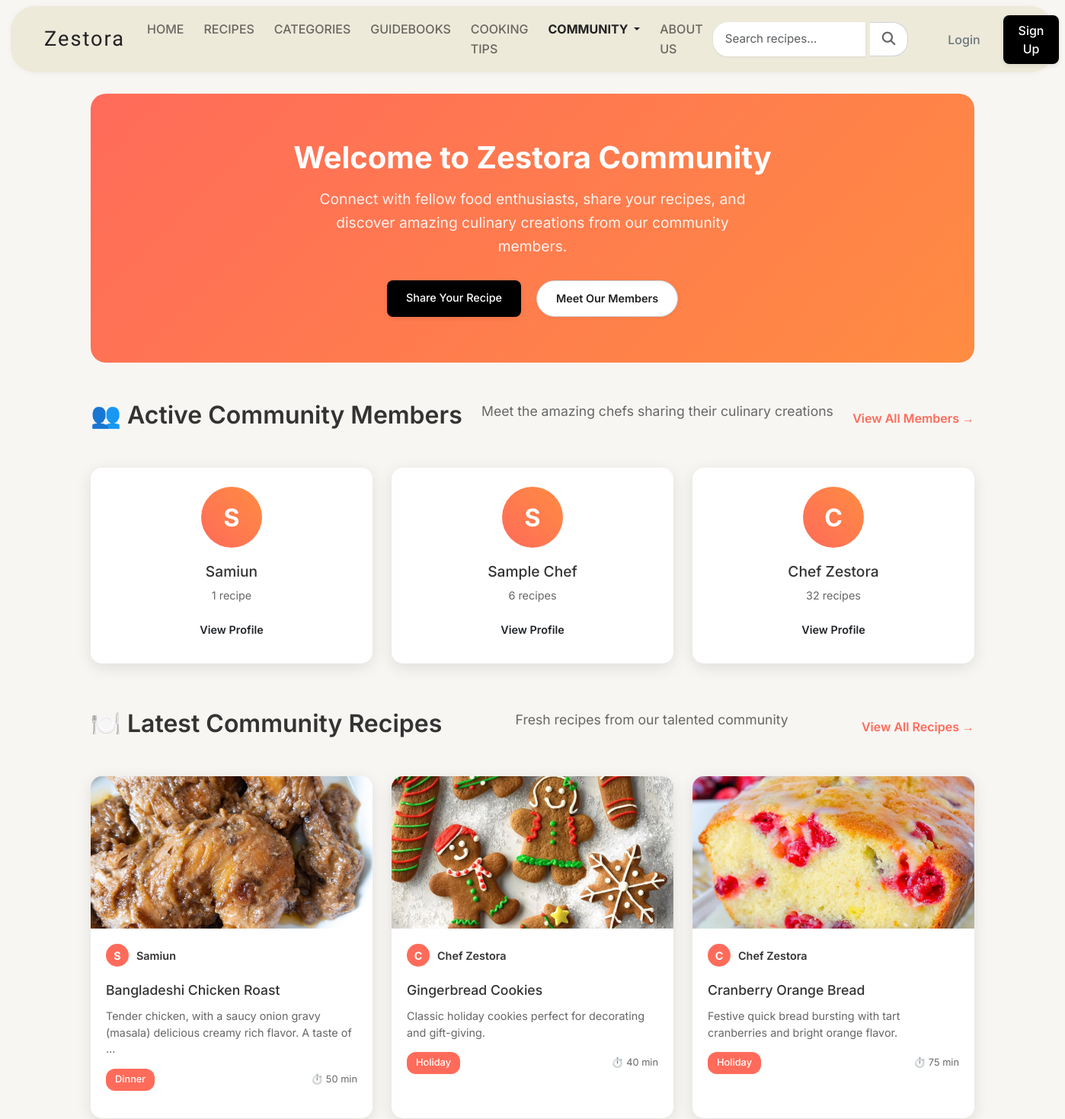
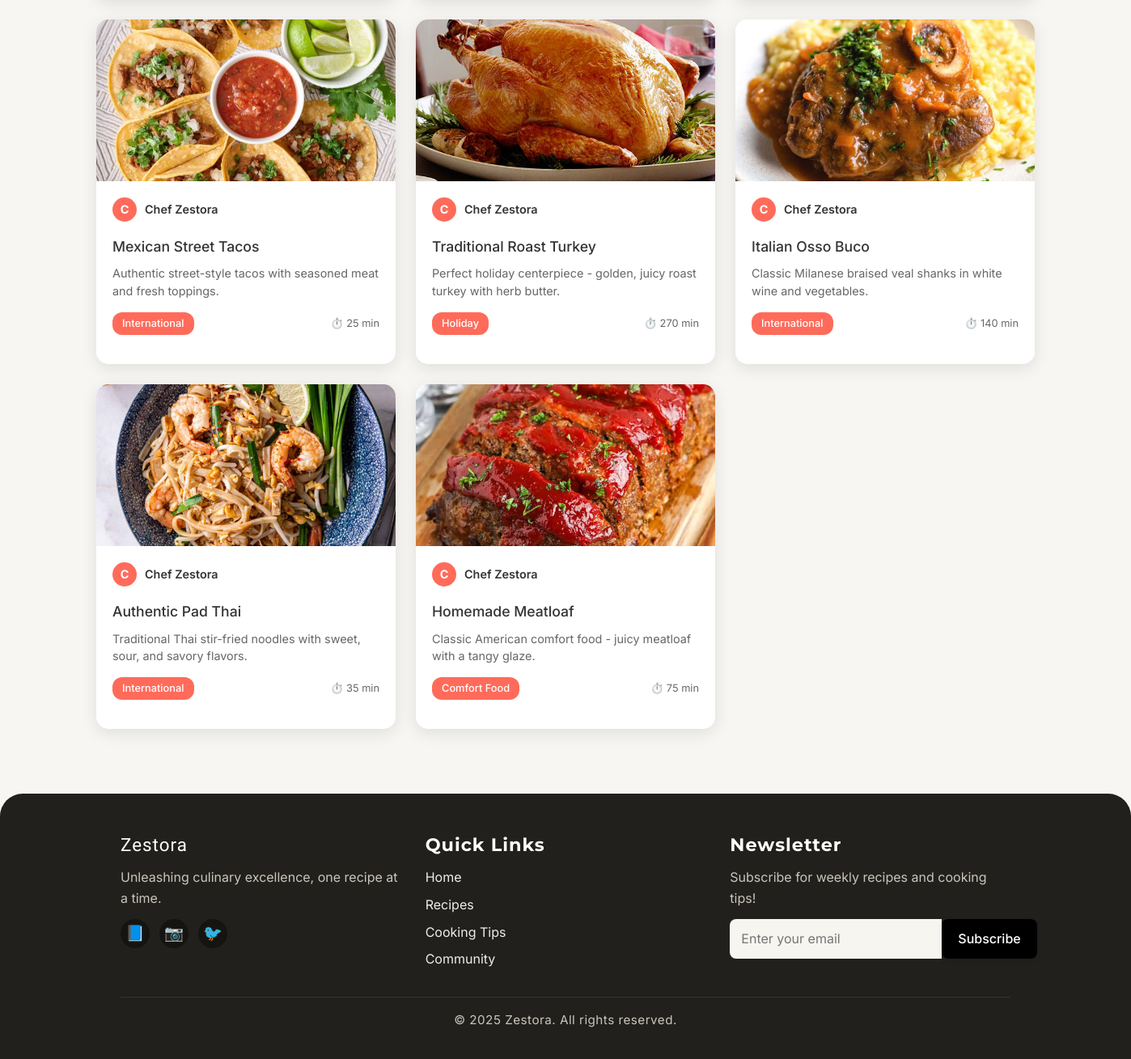
Page /community/ on the earlier database version (2 pictures, top to bottom).
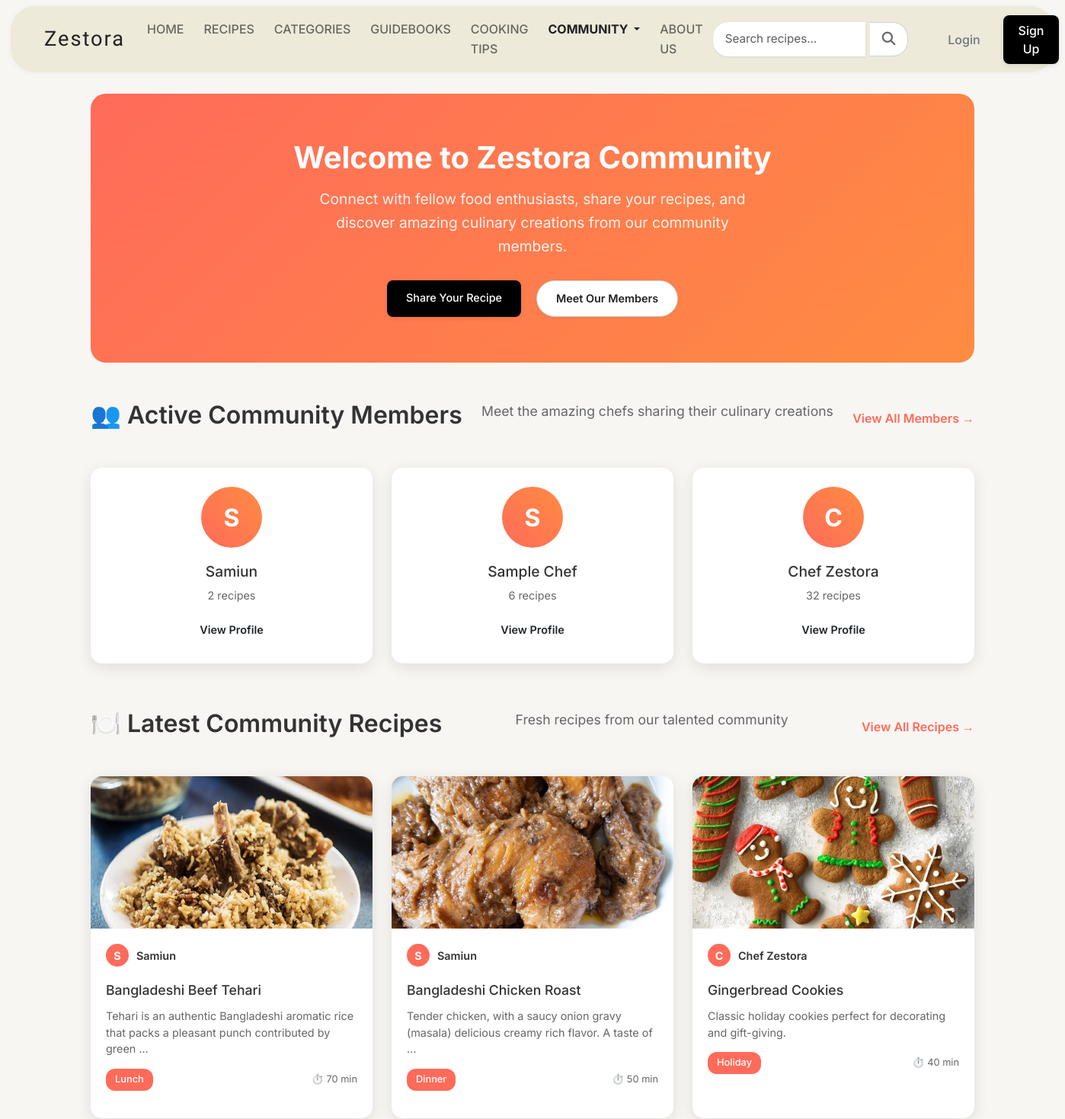
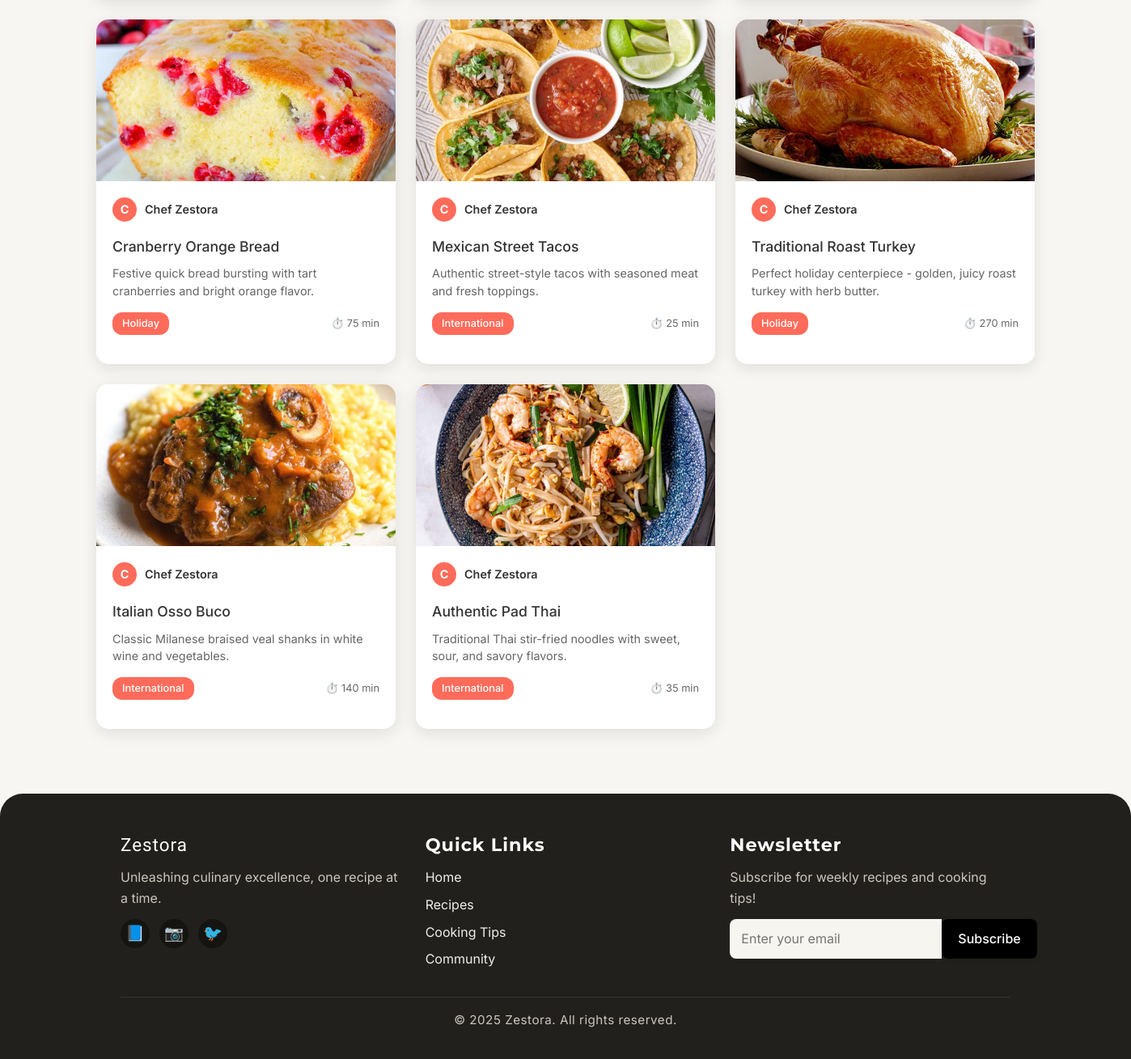
Same page on the later database version (2 pictures, top to bottom).
### recipes/models.py (models this page shows, shortened)
class Recipe(models.Model):
    DIFFICULTY_CHOICES = [
        ('easy', 'Easy'),
        ('medium', 'Medium'),
        ('hard', 'Hard'),
    ]
    title = models.CharField(max_length=200)
    slug = models.SlugField(unique=True)
    description = models.TextField()
    ingredients = models.TextField()
    instructions = models.TextField()
    prep_time = models.IntegerField(help_text="Preparation time in minutes")
    cook_time = models.IntegerField(help_text="Cooking time in minutes")
    servings = models.IntegerField()
    difficulty = models.CharField(max_length=10, choices=DIFFICULTY_CHOICES)
    category = models.ForeignKey(Category, on_delete=models.CASCADE)
    image = models.ImageField(upload_to='recipes/', blank=True, null=True, help_text="Upload recipe image")
    author = models.ForeignKey(User, on_delete=models.CASCADE)
    featured = models.BooleanField(default=False)
    created_at = models.DateTimeField(auto_now_add=True)
    updated_at = models.DateTimeField(auto_now=True)
    @property
    def total_time(self):
        return self.prep_time + self.cook_time

class Category(models.Model):
    name = models.CharField(max_length=100)
    slug = models.SlugField(unique=True)
    description = models.TextField(blank=True)
    image = models.ImageField(upload_to='categories/', blank=True, null=True)
    created_at = models.DateTimeField(auto_now_add=True)
    class Meta:
        verbose_name_plural = "Categories"

### community/views.py (the view)
# urls.py: path('', views.community_home, name='community_home'),
def community_home(request):
    recent_users = User.objects.filter(recipe__isnull=False).distinct().order_by('-date_joined')[:12]
    featured_stories = CulinaryStory.objects.filter(featured=True)[:6]
    recent_recipes = Recipe.objects.select_related('author', 'category').order_by('-created_at')[:8]
    return render(request, 'community/community_home.html', {
        'recent_users': recent_users,
        'featured_stories': featured_stories,
        'recent_recipes': recent_recipes,
        'active_page': 'community'
    })

### templates/community/community_home.html (shortened to what this page needs)
{% extends 'base.html' %}
{% load static %}
{% block content %}
<div class="community-container">
    <div class="community-hero">
        <div class="hero-content">
            <h1>Welcome to Zestora Community</h1>
            <p>Connect with fellow food enthusiasts, share your recipes, and discover amazing culinary creations from our community members.</p>
            <div class="hero-actions">
                <a href="{% url 'recipes:add_recipe' %}" class="btn btn-primary">Share Your Recipe</a>
                <a href="{% url 'community:community_members' %}" class="btn btn-outline">Meet Our Members</a>
            </div>
        </div>
    </div>
    <div class="community-section">
        <div class="section-header">
            <h2>👥 Active Community Members</h2>
            <p>Meet the amazing chefs sharing their culinary creations</p>
            <a href="{% url 'community:community_members' %}" class="view-all-link">View All Members →</a>
        </div>
        <div class="members-grid">
            {% for user in recent_users %}
            <div class="member-card">
                <div class="member-avatar">
                    {% if user.userprofile.profile_image %}
                        <img src="{{ user.userprofile.profile_image.url }}" alt="{{ user.get_full_name|default:user.username }}">
                    {% else %}
                        <div class="avatar-placeholder">
                            {{ user.first_name.0|default:user.username.0|upper }}
                        </div>
                    {% endif %}
                </div>
                <div class="member-info">
                    <h4>{{ user.get_full_name|default:user.username }}</h4>
                    <p class="member-recipes">{{ user.recipe_set.count }} recipe{{ user.recipe_set.count|pluralize }}</p>
                    <a href="{% url 'community:user_profile' user.id %}" class="btn btn-sm">View Profile</a>
                </div>
            </div>
            {% empty %}
            <div class="no-members">
                <p>No community members yet. Be the first to share a recipe!</p>
            </div>
            {% endfor %}
        </div>
    </div>
    <div class="community-section">
        <div class="section-header">
            <h2>🍽️ Latest Community Recipes</h2>
            <p>Fresh recipes from our talented community</p>
            <a href="{% url 'recipes:recipe_list' %}" class="view-all-link">View All Recipes →</a>
        </div>
        <div class="recipes-grid">
            {% for recipe in recent_recipes %}
            <div class="recipe-card">
                <div class="recipe-image">
                    {% if recipe.image %}
                        {% if recipe.image.name|slice:":8" == "recipes/" %}
                            <img src="{{ recipe.image.url }}" alt="{{ recipe.title }}">
                        {% else %}
                            <img src="{% static recipe.image %}" alt="{{ recipe.title }}">
                        {% endif %}
                    {% else %}
                        <div class="recipe-placeholder">🍽️</div>
                    {% endif %}
                </div>
                <div class="recipe-content">
                    <div class="recipe-author">
                        <span class="author-avatar">
                            {{ recipe.author.first_name.0|default:recipe.author.username.0|upper }}
                        </span>
                        <span class="author-name">{{ recipe.author.get_full_name|default:recipe.author.username }}</span>
                    </div>
                    <h4><a href="{% url 'recipes:recipe_detail' recipe.slug %}">{{ recipe.title }}</a></h4>
                    <p>{{ recipe.description|truncatewords:15 }}</p>
                    <div class="recipe-meta">
                        <span class="category">{{ recipe.category.name }}</span>
                        <span class="time">⏱️ {{ recipe.total_time }} min</span>
                    </div>
                </div>
            </div>
            {% empty %}
            <div class="no-recipes">
                <p>No recipes shared yet. Be the first to contribute!</p>
            </div>
            {% endfor %}
        </div>
    </div>
</div>
{% endblock %}

### templates/base.html (shortened to what this page needs)
{% load static %}
<!DOCTYPE html>
<html lang="en">
<head>
  <link href="https://cdn.jsdelivr.net/npm/bootstrap@5.3.0/dist/css/bootstrap.min.css" rel="stylesheet">
  <link rel="stylesheet" href="https://cdnjs.cloudflare.com/ajax/libs/font-awesome/6.4.0/css/all.min.css"/>
  <link rel="stylesheet" href="{% static 'css/styles.css' %}">
  <link rel="stylesheet" href="{% static 'css/navbar_footer.css' %}">
</head>
<body>
  {% include 'navbar.html' %}
  {% block content %}{% endblock %}
  {% include 'footer.html' %}
</body>
</html>

### templates/navbar.html (shortened to what this page needs)
<nav class="navbar navbar-expand-lg custom-navbar">
  <div class="container-fluid">
    <a class="navbar-brand" href="{% url 'home' %}">Zestora</a>
    <div class="collapse navbar-collapse" id="navbarNav">
      <ul class="navbar-nav me-auto">
        <li class="nav-item">
          <a class="nav-link{% if active_page == 'home' %} active{% endif %}" href="{% url 'home' %}">HOME</a>
        </li>
        <li class="nav-item">
          <a class="nav-link{% if active_page == 'recipes' %} active{% endif %}" href="{% url 'recipes:recipe_list' %}">RECIPES</a>
        </li>
        <li class="nav-item">
          <a class="nav-link{% if active_page == 'categories' %} active{% endif %}" href="{% url 'recipes:category_list' %}">CATEGORIES</a>
        </li>
        <li class="nav-item">
          <a class="nav-link{% if active_page == 'guidebooks' %} active{% endif %}" href="{% url 'guidebooks' %}">GUIDEBOOKS</a>
        </li>
        <li class="nav-item">
          <a class="nav-link{% if active_page == 'cooking_tips' %} active{% endif %}" href="{% url 'tips:tip_list' %}">COOKING TIPS</a>
        </li>
        <li class="nav-item dropdown">
          <a class="nav-link dropdown-toggle{% if active_page == 'community' %} active{% endif %}" href="#" role="button" data-bs-toggle="dropdown" aria-expanded="false">
            COMMUNITY
          </a>
        </li>
        <li class="nav-item">
          <a class="nav-link{% if active_page == 'about' %} active{% endif %}" href="{% url 'about' %}">ABOUT US</a>
        </li>
      </ul>
      <div class="d-flex align-items-center gap-3">
        <form method="GET" action="{% url 'search' %}" class="d-flex search-form">
          <input type="text" name="q" placeholder="Search recipes..." class="form-control search-input">
          <button type="submit" class="btn search-btn">
            <i class="fas fa-search"></i>
          </button>
        </form>
        <div class="auth-buttons">
          {% if user.is_authenticated %}
            <a href="{% url 'userprofile:profile' username=user.username %}" class="btn btn-user-icon" title="My Profile">
              <i class="fas fa-user"></i>
            </a>
            <a href="{% url 'logout' %}" class="btn btn-outline-secondary">Logout</a>
          {% else %}
            <a href="{% url 'login' %}" class="btn btn-outline-secondary">Login</a>
            <a href="{% url 'signup' %}" class="btn btn-primary">Sign Up</a>
          {% endif %}
        </div>
      </div>
    </div>
  </div>
</nav>

### templates/footer.html
<footer class="footer">
  <div class="footer-content">
      <div class="footer-section">
          <h3>Zestora</h3>
          <p>Unleashing culinary excellence, one recipe at a time.</p>
          <div class="social-links">
              <a href="#" aria-label="Facebook">📘</a>
              <a href="#" aria-label="Instagram">📷</a>
              <a href="#" aria-label="Twitter">🐦</a>
          </div>
      </div>
      <div class="footer-section">
          <h4>Quick Links</h4>
          <ul>
              <li><a href="{% url 'home' %}">Home</a></li>
              <li><a href="{% url 'recipes:recipe_list' %}">Recipes</a></li>
              <li><a href="{% url 'tips:tip_list' %}">Cooking Tips</a></li>
              <li><a href="{% url 'community:community_home' %}">Community</a></li>
          </ul>
      </div>
      <div class="footer-section">
          <h4>Newsletter</h4>
          <p>Subscribe for weekly recipes and cooking tips!</p>
          <form class="newsletter-form">
              <input type="email" placeholder="Enter your email" required>
              <button type="submit" class="btn btn-primary">Subscribe</button>
          </form>
      </div>
  </div>
  <div class="footer-bottom">
      <p>&copy; 2025 Zestora. All rights reserved.</p>
  </div>
</footer>

### static/css/styles.css (style rules this page uses)
.navbar { width: 98%; margin: 8px auto; display: flex; align-items: center; justify-content: space-between; background: #edeada; border-radius: 32px; padding: 10px 32px; box-sizing: border-box; box-shadow: 0 1px 8px rgba(0,0,0,0.04); }
.search-input { padding: 7px 13px; border-radius: 12px; border: none; outline: none; background: #fff; font-size: 1em; color: #333; box-shadow: 0 1px 3px rgba(0,0,0,0.07); width: 125px; transition: width 0.2s; }
.search-btn { background: none; border: none; font-size: 1.1em; cursor: pointer; margin-left: 6px; }
.auth-buttons { display: flex; align-items: center; gap: 10px; }
.auth-buttons .btn { padding: 8px 20px; border-radius: 8px; font-size: 1em; font-weight: 500; cursor: pointer; transition: background 0.14s; }
.btn.btn-outline { background: #fff; color: #222; border: 1px solid #ccc; box-shadow: 0 1px 5px rgba(0,0,0,0.04); }
.btn.btn-primary { background: #000; color: #fff; border: none; box-shadow: 0 2px 6px rgba(0,0,0,0.09); }
.footer { background: #22201c; color: #fff; padding: 50px 20px 20px 20px; border-radius: 28px 28px 0 0; }
.footer-content { max-width: 1100px; margin: 0 auto; display: flex; flex-wrap: wrap; justify-content: space-between; gap: 30px; border-bottom: 1px solid #36332e; padding-bottom: 25px; }
.footer-section { flex: 1 1 250px; min-width: 220px; }
.footer-section h3, .footer-section h4 { font-family: 'Montserrat', sans-serif; margin-bottom: 14px; font-size: 1.4rem; font-weight: 700; letter-spacing: 1px; }
.footer-section p { font-size: 1em; line-height: 1.6; color: #cac5bd; margin-bottom: 12px; }
.footer-section ul { list-style: none; padding: 0; margin: 0; }
.footer-section ul li { margin-bottom: 8px; }
.footer-section ul a { color: #fff; text-decoration: none; font-size: 1em; opacity: 0.92; transition: color 0.2s; }
.social-links { display: flex; gap: 12px; margin-top: 10px; }
.social-links a { width: 36px; height: 36px; border-radius: 50%; background: #151410; display: flex; align-items: center; justify-content: center; font-size: 1.2em; color: #fff; text-decoration: none; transition: background 0.2s, color 0.2s; }
.newsletter-form { display: flex; margin-top: 12px; max-width: 360px; }
.newsletter-form input { flex: 1; padding: 12px 14px; border: none; border-radius: 8px 0 0 8px; outline: none; font-size: 1em; background: #f7f5f0; color: #333; }
.newsletter-form button { border: none; background: #ff6447; color: #fff; padding: 12px 20px; border-radius: 0 8px 8px 0; font-size: 1em; font-weight: 600; cursor: pointer; transition: background 0.2s; }
.footer-bottom { text-align: center; padding-top: 16px; font-size: 0.95em; color: #cac5bd; letter-spacing: 0.5px; }
* { margin: 0; padding: 0; box-sizing: border-box; }
body { font-family: 'Inter', sans-serif; line-height: 1.6; color: #333; background-color: #f8f6f3; }
.btn { text-decoration: none; padding: 0.75rem 1.5rem; border-radius: 8px; font-weight: 500; font-size: 0.9rem; transition: all 0.3s ease; border: 2px solid transparent; cursor: pointer; display: inline-block; }
.btn-primary { background: #e85a4f; color: white; border-color: #e85a4f; }
.btn-outline { background: transparent; color: #e85a4f; border-color: #e85a4f; }
.recipe-card { background: white; border-radius: 15px; overflow: hidden; box-shadow: 0 4px 15px rgba(0, 0, 0, 0.1); transition: transform 0.3s ease, box-shadow 0.3s ease; }
.recipe-card img { width: 100%; height: 200px; object-fit: cover; }
.recipe-meta { display: flex; justify-content: space-between; color: #666; font-size: 0.9rem; margin-bottom: 1rem; }
.section-header { display: flex; justify-content: space-between; align-items: center; margin-bottom: 3rem; flex-wrap: wrap; gap: 1rem; }

Differences in the rows shown:
no longer on this page (row unchanged): Recipe: shows a picture, author.first_name.0 "C", author.get_full_name "Chef Zestora", title "Homemade Meatloaf", description "Classic American comfort food - juicy meatloaf with a tangy glaze.", category.name "Comfort Food", total_time "75"
added Recipe: image (picture), author.first_name.0 "S", author.get_full_name "Samiun", title "Bangladeshi Beef Tehari", description "Tehari is an authentic Bangladeshi aromatic rice that packs a pleasant punch contributed by green …", category.name "Lunch", total_time "70"
Other differences:
{{ user.recipe_set.count }}: "1" → "2"
